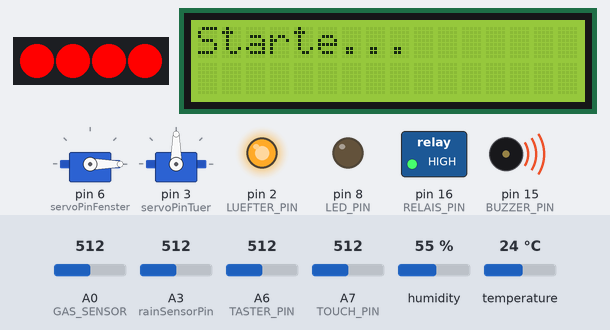
Simulated run of this sketch. Board: Arduino Nano, built with avr-gcc and run on an emulated ATmega328P. On the bench: 4 RGB LEDs in strip order, left to right, 2 × servo, 16×2 character LCD, switched loads named in the sketch (green lamp = pin HIGH), output pins drawn as LEDs (lit = HIGH), buzzer (waves = sounding, pin HIGH). The inputs (shaded band) are chosen by the test bench; at power-on: A7 (TOUCH_PIN) = 512, A3 (rainSensorPin) = 512, A6 (TASTER_PIN) = 512, A0 (GAS_SENSOR) = 512, humidity 55 %, temperature 24 °C. Pins used as bus, display or sensor lines are not drawn; what the sketch prints to the serial monitor is not drawn.

Above: at 1.4 s.
1.5 s: A7 (TOUCH_PIN) set to 56
3.0 s: A7 (TOUCH_PIN) set to 46
At 5.5 s:
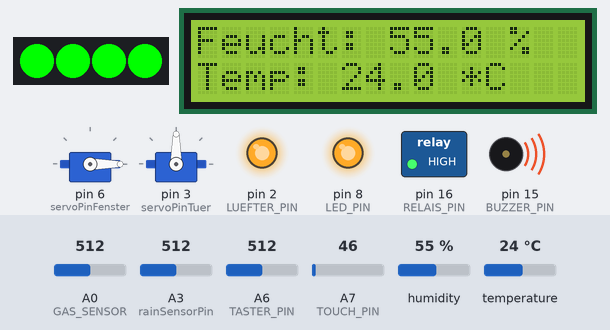
6.0 s: A7 (TOUCH_PIN) set to 122
At 6.9 s:
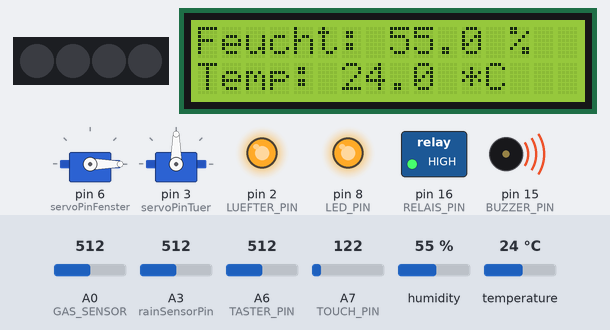
7.6 s: A7 (TOUCH_PIN) set to 40
At 10.5 s:
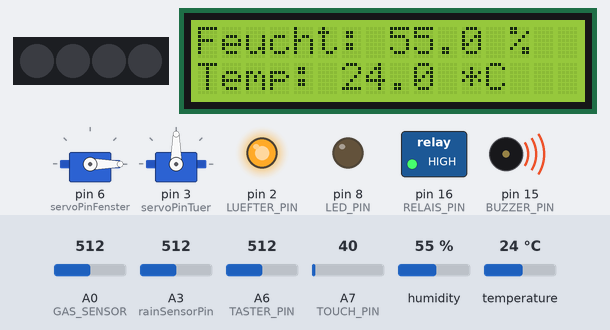
10.6 s: A3 (rainSensorPin) set to 481
At 11.6 s:
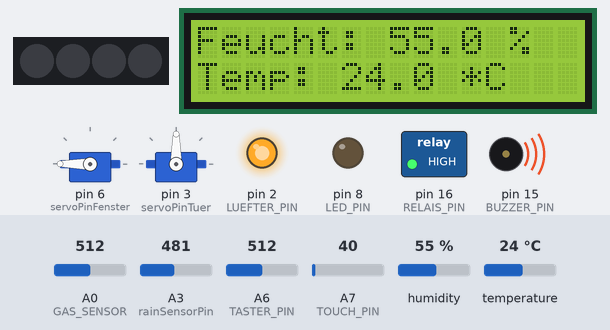
12.2 s: A6 (TASTER_PIN) set to 54
13.7 s: A6 (TASTER_PIN) set to 44
At 14.2 s:
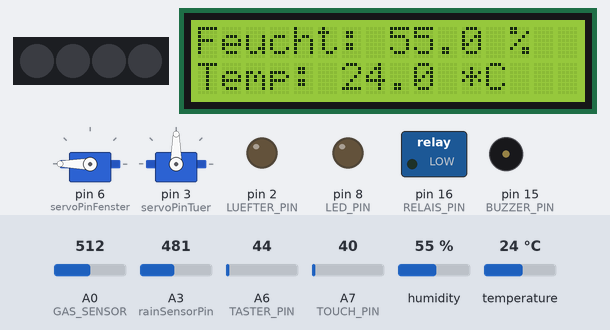
Timing chart, 0 to 16.3 s (numbered marks = the images above; inputs shaded):
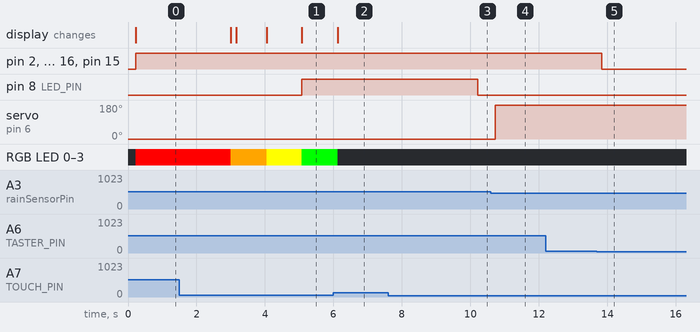

Measured:
- the behaviour switches between 51 and 50 on A7 (TOUCH_PIN) (found by bisection; images 0 and 1)
- the behaviour switches between 500 and 499 on A3 (rainSensorPin) (found by bisection; images 3 and 4)
- the behaviour switches between 50 and 49 on A6 (TASTER_PIN) (found by bisection; images 4 and 5)
- after the input at 1.5 s, every drawn part: stays the same
- after the input at 3.0 s, pin 8 (LED_PIN): LOW → HIGH after 2.1 s; RGB LED 0–3: RGB(255, 0, 0) → RGB(255, 165, 0) at once, → RGB(255, 255, 0) 1.1 s later, → RGB(0, 255, 0) 1.0 s later
- after the input at 7.6 s, pin 8 (LED_PIN): HIGH → LOW after 2.6 s
- after the input at 10.6 s, servo on pin 6 (servoPinFenster): 0° → 180° after 0.13 s
- after the input at 12.2 s, every drawn part: stays the same
- after the input at 13.7 s, pin 2 (LUEFTER_PIN), pin 16 (RELAIS_PIN), pin 15 (BUZZER_PIN): HIGH → LOW after 0.14 s; pin 8 (LED_PIN): stays LOW (without the input it goes to HIGH after 1.7 s)

The sketch:

gesamt_code.ino
```cpp
#include <Servo.h>
#include <Adafruit_NeoPixel.h>  // Bibliothek für LED steuerung durch TOUCH-Sensor
#include <DHT.h>
#include <Wire.h>               // Bibliothek für I2C-Kommunikation
#include <LiquidCrystal_I2C.h>  // Bibliothek für LCD-Display
#include <SPI.h>
#include <MFRC522.h>            // Bibliothek für RC522 RFID-Leser

// Pin-Definitionen
// Gas Alarmsystem Steuerung durch Lüfter_Buzzer_Taster_LED
#define LUEFTER_PIN 2
#define RELAIS_PIN 16
#define BUZZER_PIN 15
#define LED_PIN 8
#define TASTER_PIN A6
#define GAS_SENSOR A0

// LED steuerung durch TOUCH-Sensor
#define TOUCH_PIN 7
#define LED_NEO_PIN 5
#define LED_ANZAHL 4

// Fenstersteuerungssystem durch Regensensor
#define rainSensorPin A3
#define servoPinFenster 6

// Temperature und Feuchtigkeitsystem steuerung durch LCD
#define DHTPIN 4
#define DHTTYPE DHT11

// Türsteuerungssystem durch RFID und Servo
#define RST_PIN 9
#define SS_PIN 10
#define servoPinTuer 3

// Schwellenwerte und Konstanten
// Gas Alarmsystem Steuerung durch Lüfter_Buzzer_Taster_LED
const int GAS_ALARM_LEVEL = 400;  // Gas-Schwellwert für Alarm
const int LED_INTERVALL = 5000;   // LED Blinkintervall in ms

// LED steuerung durch TOUCH-Sensor
const int farbIntervall = 1000;   // Farbwechsel alle 1000ms
const int farben[][4] = {
  {255, 0, 0, "Rot"},
  {255, 165, 0, "Orange"},
  {255, 255, 0, "Gelb"},
  {0, 255, 0, "Grün"},
  {0, 255, 255, "Cyan"},
  {0, 0, 255, "Blau"},
  {128, 0, 128, "Lila"},
  {255, 105, 180, "Rosa"},
  {255, 255, 255, "Weiß"}
};

// Fenstersteuerungssystem durch Regensensor
const int offenWinkel = 0;
const int geschlossenWinkel = 180;
const int regenSchwelle = 500;
const long warteZeitFenster = 100;

// Türsteuerungssystem durch RFID und Servo
const int oeffnungsWinkel = 0;
const int schliessWinkel = 90;
const long warteZeitTuer = 3000;
const String blaueChipCode = "112155927";
const String studentenkarteCode = "4307817024027144";
const String weisserkarteCode = "1761411334";

// Objekte
// Gas Alarmsystem Steuerung durch Lüfter_Buzzer_Taster_LED
bool alarmAktiv = false;
bool tasterGedrueckt = false;
bool alarmManuellDeaktiviert = false;
unsigned long letzteLedAenderung = 0;
bool ledZustand = false;

// LED steuerung durch TOUCH-Sensor
Adafruit_NeoPixel led(LED_ANZAHL, LED_NEO_PIN, NEO_GRB + NEO_KHZ800);
bool ledsAn = false;
unsigned long letzteAenderung = 0;
int aktuelleFarbe = 0;

// Fenstersteuerungssystem durch Regensensor
Servo meinServo;

// Temperature und Feuchtigkeitsystem steuerung durch LCD
DHT dht(DHTPIN, DHTTYPE);
LiquidCrystal_I2C lcd(0x27, 16, 2);  // LCD mit 16 Zeichen, 2 Zeilen

// Türsteuerungssystem durch RFID und Servo
MFRC522 mfrc522(SS_PIN, RST_PIN);  // RFID-Modul
Servo tuerServo;

void setup() {
  // Serielle Kommunikation starten
  Serial.begin(115200);

  // Gas Alarmsystem Steuerung durch Lüfter_Buzzer_Taster_LED
  pinMode(LUEFTER_PIN, OUTPUT);
  pinMode(RELAIS_PIN, OUTPUT);
  pinMode(BUZZER_PIN, OUTPUT);
  pinMode(LED_PIN, OUTPUT);
  pinMode(TASTER_PIN, INPUT_PULLUP);
  Serial.println("Sicherheitssystem initialisiert");

  // LED steuerung durch TOUCH-Sensor
  pinMode(TOUCH_PIN, INPUT);
  led.begin();
  led.show();
  Serial.println("Bereit. Berühren Sie den Sensor.");

  // Fenstersteuerungssystem durch Regensensor
  meinServo.attach(servoPinFenster);
  meinServo.write(offenWinkel);  // Fenster auf beim Start
  Serial.println("Regensensor & Fenstersteuerung gestartet...");

  // Temperature und Feuchtigkeitsystem steuerung durch LCD
  lcd.init();
  lcd.backlight();
  lcd.clear();
  lcd.print("Starte...");
  dht.begin();
  delay(100);

  // Türsteuerungssystem durch RFID und Servo
  SPI.begin();
  mfrc522.PCD_Init();
  tuerServo.attach(servoPinTuer);
  tuerServo.write(schliessWinkel);  // Tür zu beim Start
  Serial.println("RFID RC522 bereit.");
}

void loop() {
  GasSystem();
  LedTouchSystem();
  RainSensorSystem();
  DHTSystem();
  RFIDSystem();
}

// Systemfunktionen
// Gas Alarmsystem Steuerung durch Lüfter_Buzzer_Taster_LED
void GasSystem() {
  int gasWert = analogRead(GAS_SENSOR);
  bool tasterStatus = analogRead(TASTER_PIN) < 50; // Analoger Schwellwert
  if (tasterStatus && !tasterGedrueckt) {
    tasterGedrueckt = true;
    alarmAktiv = false;
    alarmManuellDeaktiviert = true;
    Serial.println("Alarm manuell deaktiviert");
    allesAusschalten();
    delay(200);
  } else if (!tasterStatus) {
    tasterGedrueckt = false;
    if (gasWert < GAS_ALARM_LEVEL) {
      alarmManuellDeaktiviert = false;
    }
    if (gasWert >= GAS_ALARM_LEVEL && !alarmAktiv && !alarmManuellDeaktiviert) {
      alarmAktiv = true;
      Serial.println("Gas-Alarm aktiviert!");
    }
  }
  if (alarmAktiv) {
    digitalWrite(RELAIS_PIN, HIGH);
    digitalWrite(LUEFTER_PIN, HIGH);
    digitalWrite(BUZZER_PIN, HIGH);
    if (millis() - letzteLedAenderung >= LED_INTERVALL) {
      ledZustand = !ledZustand;
      digitalWrite(LED_PIN, ledZustand);
      letzteLedAenderung = millis();
      Serial.println(ledZustand ? "LED eingeschaltet" : "LED ausgeschaltet");
    }
  } else {
    allesAusschalten();
  }
  static unsigned long letzteAusgabe = 0;
  if (millis() - letzteAusgabe >= 1000) {
    Serial.print("Gaswert: ");
    Serial.print(gasWert);
    Serial.println(alarmAktiv ? " - ALARM!" : " - Normal");
    letzteAusgabe = millis();
  }
}

// LED steuerung durch TOUCH-Sensor
void LedTouchSystem() {
  int touchWert = analogRead(TOUCH_PIN);
  bool beruehrung = (touchWert > 50);
  if (beruehrung) {
    ledsAn = !ledsAn;
    if (ledsAn) {
      aktuelleFarbe = 0;
      farbeAnzeigen(aktuelleFarbe);
      Serial.println("LEDs AN");
    } else {
      ausschalten();
    }
    delay(300);
    while (analogRead(TOUCH_PIN) > 50) {}
  }
  if (ledsAn && millis() - letzteAenderung >= farbIntervall) {
    aktuelleFarbe = (aktuelleFarbe + 1) % 9;
    farbeAnzeigen(aktuelleFarbe);
    letzteAenderung = millis();
  }
}

// Fenstersteuerungssystem durch Regensensor
void RainSensorSystem() {
  int regenWert = analogRead(rainSensorPin);
  if (regenWert < regenSchwelle) {
    Serial.println("Regen erkannt! Fenster wird geschlossen.");
    Serial.println(regenWert);
    meinServo.write(geschlossenWinkel);
  } else {
    Serial.println("Kein Regen! Fenster wird geöffnet.");
    Serial.println(regenWert);
    meinServo.write(offenWinkel);
  }
  delay(warteZeitFenster);
}

// Temperature und Feuchtigkeitsystem steuerung durch LCD
void DHTSystem() {
  ShowHumiture();
  delay(100);
}

// Türsteuerungssystem durch RFID und Servo
void RFIDSystem() {
  if (mfrc522.PICC_IsNewCardPresent() && mfrc522.PICC_ReadCardSerial()) {
    String uid = getUID();
    Serial.print("Karte erkannt: ");
    Serial.println(uid);
    if (uid == studentenkarteCode) {
      Serial.println("Zugriff erlaubt: Student erkannt – Tür öffnet sich.");
      tuerOeffnen();
    } else if (uid == blaueChipCode) {
      Serial.println("Zugriff erlaubt: Professor erkannt – Tür öffnet sich");
      tuerOeffnen();
    } else if (uid == weisserkarteCode) {
      Serial.println("Zugriff verweigert: Weiße Karte erkannt – Kein Zugang.");
    } else {
      Serial.println("Unbekannte Karte – Kein Zugang.");
    }
    mfrc522.PICC_HaltA();
    mfrc522.PCD_StopCrypto1();
  }
}

// Hilfsfunktionen
// Gas Alarmsystem Steuerung durch Lüfter_Buzzer_Taster_LED
void allesAusschalten() {
  digitalWrite(RELAIS_PIN, LOW);
  digitalWrite(LUEFTER_PIN, LOW);
  digitalWrite(BUZZER_PIN, LOW);
  digitalWrite(LED_PIN, LOW);
}

// LED steuerung durch TOUCH-Sensor
void ausschalten() {
  for (int i = 0; i < LED_ANZAHL; i++) {
    led.setPixelColor(i, 0);
  }
  led.show();
  Serial.println("LEDs AUS");
}

void farbeAnzeigen(int index) {
  for (int i = 0; i < LED_ANZAHL; i++) {
    led.setPixelColor(i, led.Color(farben[index][0], farben[index][1], farben[index][2]));
  }
  led.show();
  Serial.print("Farbe: ");
  Serial.println(farben[index][3]);
}

// Temperature und Feuchtigkeitsystem steuerung durch LCD
void ShowHumiture() {
  float h = dht.readHumidity();
  float t = dht.readTemperature();
  Serial.print("Feuchtigkeit: ");
  Serial.print(h, 1);
  Serial.println(" %");
  Serial.print("Temperatur: ");
  Serial.print(t, 1);
  Serial.println(" °C");
  lcd.clear();
  lcd.setCursor(0, 0);
  lcd.print("Feucht: ");
  lcd.print(h, 1);
  lcd.print(" %");
  lcd.setCursor(0, 1);
  lcd.print("Temp: ");
  lcd.print(t, 1);
  lcd.print(" *C");
}

// Türsteuerungssystem durch RFID und Servo
String getUID() {
  String uidStr = "";
  for (byte i = 0; i < mfrc522.uid.size; i++) {
    uidStr += String(mfrc522.uid.uidByte[i], DEC);
  }
  return uidStr;
}

void tuerOeffnen() {
  tuerServo.write(oeffnungsWinkel);
  delay(warteZeitTuer);
  tuerServo.write(schliessWinkel);
}
```
